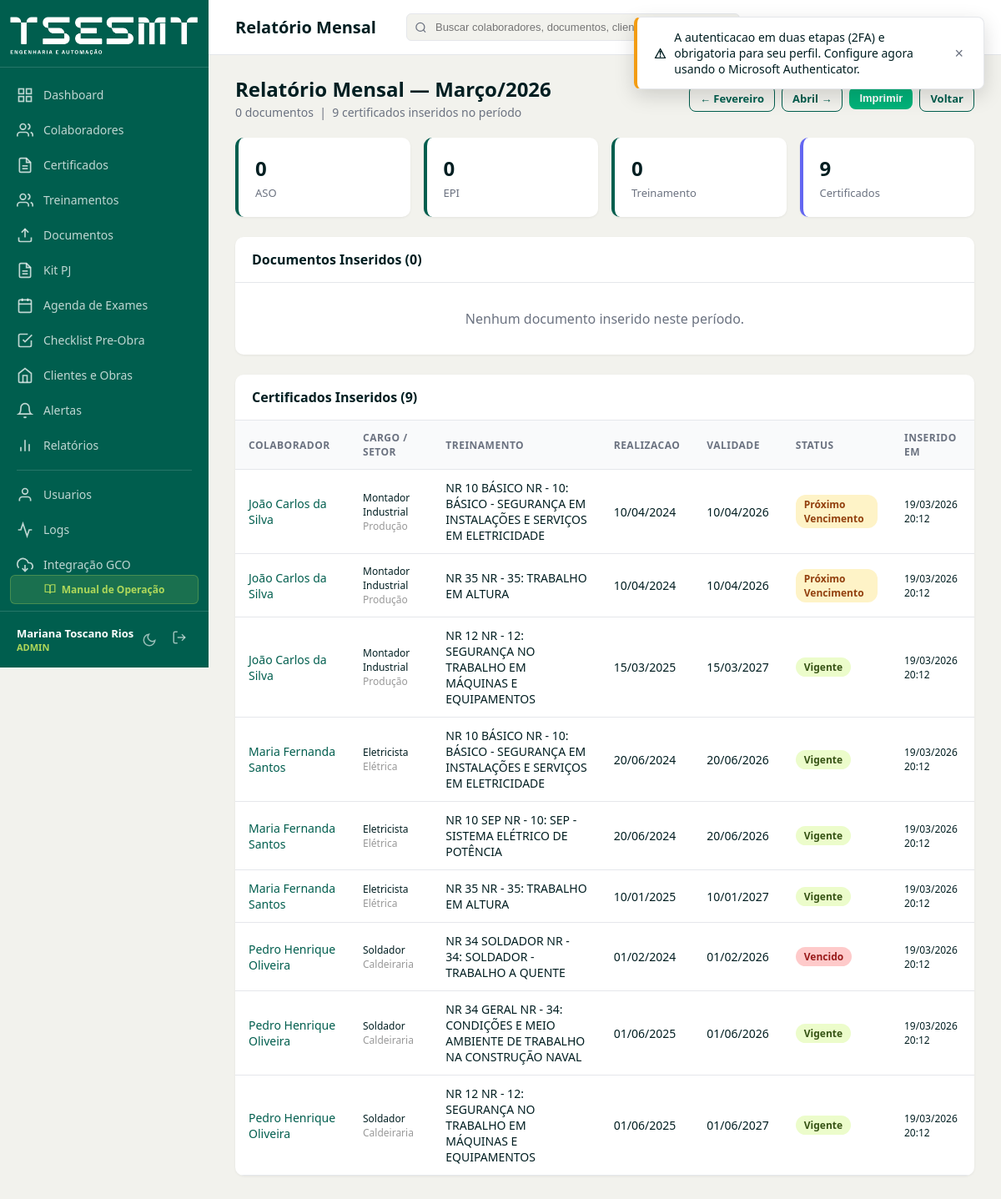
Screenshot of /relatorios/mensal?mes=3&ano=2026 (signed in) with the database file from the repository.
### tables this page shows
CREATE TABLE IF NOT EXISTS certificados (
    id INT AUTO_INCREMENT PRIMARY KEY,
    colaborador_id INT NOT NULL,
    tipo_certificado_id INT NOT NULL,
    data_realizacao DATE NOT NULL,
    data_emissao DATE NOT NULL,
    data_validade DATE NOT NULL,
    status ENUM('vigente','vencido','proximo_vencimento') NOT NULL DEFAULT 'vigente',
    criado_por INT NULL,
    criado_em DATETIME NOT NULL DEFAULT CURRENT_TIMESTAMP,
    atualizado_em DATETIME NOT NULL DEFAULT CURRENT_TIMESTAMP ON UPDATE CURRENT_TIMESTAMP,
     
    ministrante_id INT NULL,
     
    treinamento_id INT NULL,
     
    arquivo_assinado VARCHAR(500) NULL,
    assinado_em DATETIME NULL,
     
    excluido_em DATETIME NULL,
    FOREIGN KEY (colaborador_id) REFERENCES colaboradores(id) ON DELETE CASCADE,
    FOREIGN KEY (tipo_certificado_id) REFERENCES tipos_certificado(id) ON DELETE RESTRICT,
    FOREIGN KEY (criado_por) REFERENCES usuarios(id) ON DELETE SET NULL,
    INDEX idx_colaborador (colaborador_id),
    INDEX idx_tipo (tipo_certificado_id),
    INDEX idx_validade (data_validade),
    INDEX idx_status (status),
    INDEX idx_excluido_em (excluido_em)
);

CREATE TABLE IF NOT EXISTS colaboradores (
    id INT AUTO_INCREMENT PRIMARY KEY,
    nome_completo VARCHAR(200) NOT NULL,
    cpf_encrypted VARCHAR(255) NULL,
    cpf_hash VARCHAR(64) NULL UNIQUE,
    data_nascimento DATE NULL,
    telefone VARCHAR(20) NULL,
    email VARCHAR(150) NULL,
    matricula VARCHAR(50) NULL,
    cargo VARCHAR(100) NULL,
    funcao VARCHAR(100) NULL,
    setor VARCHAR(100) NULL,
    cliente_id INT NULL,
    obra_id INT NULL,
    data_admissao DATE NULL,
    data_demissao DATE NULL,
    status ENUM('ativo','inativo','afastado') NOT NULL DEFAULT 'ativo',
    unidade VARCHAR(100) NULL,
     
    excluido_em DATETIME NULL,
    criado_em DATETIME NOT NULL DEFAULT CURRENT_TIMESTAMP,
    atualizado_em DATETIME NOT NULL DEFAULT CURRENT_TIMESTAMP ON UPDATE CURRENT_TIMESTAMP,
    FOREIGN KEY (cliente_id) REFERENCES clientes(id) ON DELETE SET NULL,
    FOREIGN KEY (obra_id) REFERENCES obras(id) ON DELETE SET NULL,
    INDEX idx_nome (nome_completo),
    INDEX idx_status (status),
    INDEX idx_cliente (cliente_id),
    INDEX idx_obra (obra_id),
    INDEX idx_cpf_hash (cpf_hash),
    INDEX idx_excluido_em (excluido_em)
);

CREATE TABLE IF NOT EXISTS tipos_certificado (
    id INT AUTO_INCREMENT PRIMARY KEY,
    codigo VARCHAR(50) NOT NULL UNIQUE,
    titulo VARCHAR(500) NOT NULL,
    duracao VARCHAR(20) NOT NULL DEFAULT '8h',
    validade_meses INT NOT NULL DEFAULT 12,
    tem_anuencia TINYINT(1) NOT NULL DEFAULT 0,
    tem_diego TINYINT(1) NOT NULL DEFAULT 0,
    conteudo_no_verso TINYINT(1) NOT NULL DEFAULT 0,
    conteudo_programatico TEXT NULL,
    ativo TINYINT(1) NOT NULL DEFAULT 1,
    criado_em DATETIME NOT NULL DEFAULT CURRENT_TIMESTAMP,
    atualizado_em DATETIME NOT NULL DEFAULT CURRENT_TIMESTAMP ON UPDATE CURRENT_TIMESTAMP,
    INDEX idx_codigo (codigo)
);

### app/Views/relatorios/mensal.php (the view, shortened to what the rows shown need)
<?php
$nomesMes = ['1'=>'Janeiro','2'=>'Fevereiro','3'=>'Março','4'=>'Abril','5'=>'Maio','6'=>'Junho',
             '7'=>'Julho','8'=>'Agosto','9'=>'Setembro','10'=>'Outubro','11'=>'Novembro','12'=>'Dezembro'];
$nomeMes = $nomesMes[(string)$mes] ?? $mes;
$badgeStatus = [
    'vigente'            => 'badge-vigente',
    'proximo_vencimento' => 'badge-proximo',
    'vencido'            => 'badge-vencido',
    'obsoleto'           => 'badge-obsoleto',
];
$labelStatus = [
    'vigente'            => 'Vigente',
    'proximo_vencimento' => 'Próximo Vencimento',
    'vencido'            => 'Vencido',
    'obsoleto'           => 'Obsoleto',
];
?>
<div style="display:flex; justify-content:space-between; align-items:center; margin-bottom:20px; flex-wrap:wrap; gap:12px;">
    <div>
        <h2 style="margin:0;">Relatório Mensal — <?= $nomeMes ?>/<?= $ano ?></h2>
        <span style="color:var(--c-gray); font-size:14px;">
            <?= count($documentos) ?> documentos &nbsp;|&nbsp; <?= count($certificados) ?> certificados inseridos no período
        </span>
    </div>
    <div style="display:flex; gap:8px; align-items:center;">
        <?php
        $mesAnterior = $mes - 1; $anoAnterior = $ano;
        $mesSeguinte = $mes + 1; $anoSeguinte = $ano;
        ?>
        <a href="/relatorios/mensal?mes=<?= $mesAnterior ?>&ano=<?= $anoAnterior ?>" class="btn btn-outline btn-sm">&#8592; <?= $nomesMes[(string)$mesAnterior] ?></a>
        <?php if (!($mes == date('m') && $ano == date('Y'))): ?>
        <a href="/relatorios/mensal?mes=<?= $mesSeguinte ?>&ano=<?= $anoSeguinte ?>" class="btn btn-outline btn-sm"><?= $nomesMes[(string)$mesSeguinte] ?> &#8594;</a>
        <?php endif; ?>
        <button onclick="window.print()" class="btn btn-primary btn-sm">Imprimir</button>
        <a href="/relatorios" class="btn btn-outline btn-sm">Voltar</a>
    </div>
</div>
<div style="display:flex; gap:16px; margin-bottom:24px; flex-wrap:wrap;">
    <?php foreach (['aso'=>'ASO','epi'=>'EPI','treinamento'=>'Treinamento'] as $cat => $label): ?>
    <div class="card-stat" style="flex:1; min-width:120px; border-left:4px solid var(--c-primary);">
        <div class="card-stat-value" style="font-size:1.5rem;"><?= $resumoCategoria[$cat] ?? 0 ?></div>
        <div class="card-stat-label"><?= $label ?></div>
    </div>
    <?php endforeach; ?>
    <div class="card-stat" style="flex:1; min-width:120px; border-left:4px solid #6366f1;">
        <div class="card-stat-value" style="font-size:1.5rem;"><?= count($certificados) ?></div>
        <div class="card-stat-label">Certificados</div>
    </div>
</div>
<div class="table-container" style="margin-bottom:24px;">
    <div class="table-header" style="display:flex; justify-content:space-between; align-items:center;">
        <span class="table-title">Documentos Inseridos (<?= count($documentos) ?>)</span>
    </div>
    <?php if (empty($documentos)): ?>
    <div style="padding:32px; text-align:center; color:var(--c-gray);">Nenhum documento inserido neste período.</div>
    <?php endif; ?>
</div>
<div class="table-container">
    <div class="table-header">
        <span class="table-title">Certificados Inseridos (<?= count($certificados) ?>)</span>
    </div>
    <?php if (empty($certificados)): ?>
    <div style="padding:32px; text-align:center; color:var(--c-gray);">Nenhum certificado inserido neste período.</div>
    <?php else: ?>
    <table>
        <thead>
            <tr>
                <th>Colaborador</th>
                <th>Cargo / Setor</th>
                <th>Treinamento</th>
                <th>Realizacao</th>
                <th>Validade</th>
                <th>Status</th>
                <th>Inserido em</th>
            </tr>
        </thead>
        <tbody>
            <?php foreach ($certificados as $c): ?>
            <tr>
                <td style="color:var(--c-primary);"><?= htmlspecialchars($c['nome_completo']) ?></td>
                <td style="font-size:12px;"><?= htmlspecialchars($c['cargo'] ?? '-') ?><br><span style="color:#999;"><?= htmlspecialchars($c['setor'] ?? '') ?></span></td>
                <td><?= htmlspecialchars($c['tipo_codigo'] ?? '') ?> <?= htmlspecialchars($c['tipo_titulo'] ?? '') ?></td>
                <td><?= $c['data_realizacao'] ? date('d/m/Y', strtotime($c['data_realizacao'])) : '—' ?></td>
                <td><?= $c['data_validade'] ? date('d/m/Y', strtotime($c['data_validade'])) : '—' ?></td>
                <td><span class="badge <?= $badgeStatus[$c['status']] ?? '' ?>"><?= $labelStatus[$c['status']] ?? $c['status'] ?></span></td>
                <td style="font-size:12px;"><?= date('d/m/Y H:i', strtotime($c['criado_em'])) ?></td>
            </tr>
            <?php endforeach; ?>
        </tbody>
    </table>
    <?php endif; ?>
</div>

### app/Core/Router.php (shortened to what the rows shown need)
<?php
class Router
{
    private array $routes = [];
    private function addRoute(string $method, string $path, array $handler, array $middleware): void
    {
        $pattern = preg_replace('/\{(\w+)\}/', '(?P<$1>[^/]+)', $path);
        $pattern = '#^' . $pattern . '$#';
        $this->routes[] = [
            'method'     => $method,
            'pattern'    => $pattern,
            'handler'    => $handler,
            'middleware'  => $middleware,
        ];
    }
    public function dispatch(): void
    {
        $method = $_SERVER['REQUEST_METHOD'];
        $uri = parse_url($_SERVER['REQUEST_URI'], PHP_URL_PATH);
        $uri = rtrim($uri, '/') ?: '/';
        foreach ($this->routes as $route) {
            if ($route['method'] !== $method) {
                continue;
            }
            if (preg_match($route['pattern'], $uri, $matches)) {
                $params = array_filter($matches, 'is_string', ARRAY_FILTER_USE_KEY);
                [$controllerName, $action] = $route['handler'];
                $controller = new $controllerClass();
                call_user_func_array([$controller, $action], array_values($params));
                return;
            }
        }
    }
}

### rows the page displays
certificados: colaborador.nome_completo "João Carlos da Silva", colaborador.cargo "Montador Industrial", colaborador.setor "Produção", tipo_certificado.codigo "NR 10 BÁSICO", tipo_certificado.titulo "NR - 10: BÁSICO - SEGURANÇA EM INSTALAÇÕES E SERVIÇOS EM ELETRICIDADE", data_realizacao "10/04/2024", data_validade "10/04/2026", status "Próximo Vencimento", criado_em "19/03/2026 20:12"
certificados: colaborador.nome_completo "João Carlos da Silva", colaborador.cargo "Montador Industrial", colaborador.setor "Produção", tipo_certificado.codigo "NR 35", tipo_certificado.titulo "NR - 35: TRABALHO EM ALTURA", data_realizacao "10/04/2024", data_validade "10/04/2026", status "Próximo Vencimento", criado_em "19/03/2026 20:12"
certificados: colaborador.nome_completo "João Carlos da Silva", colaborador.cargo "Montador Industrial", colaborador.setor "Produção", tipo_certificado.codigo "NR 12", tipo_certificado.titulo "NR - 12: SEGURANÇA NO TRABALHO EM MÁQUINAS E EQUIPAMENTOS", data_realizacao "15/03/2025", data_validade "15/03/2027", status "Vigente", criado_em "19/03/2026 20:12"
certificados: colaborador.nome_completo "Maria Fernanda Santos", colaborador.cargo "Eletricista", colaborador.setor "Elétrica", tipo_certificado.codigo "NR 10 BÁSICO", tipo_certificado.titulo "NR - 10: BÁSICO - SEGURANÇA EM INSTALAÇÕES E SERVIÇOS EM ELETRICIDADE", data_realizacao "20/06/2024", data_validade "20/06/2026", status "Vigente", criado_em "19/03/2026 20:12"
certificados: colaborador.nome_completo "Maria Fernanda Santos", colaborador.cargo "Eletricista", colaborador.setor "Elétrica", tipo_certificado.codigo "NR 10 SEP", tipo_certificado.titulo "NR - 10: SEP - SISTEMA ELÉTRICO DE POTÊNCIA", data_realizacao "20/06/2024", data_validade "20/06/2026", status "Vigente", criado_em "19/03/2026 20:12"
certificados: colaborador.nome_completo "Maria Fernanda Santos", colaborador.cargo "Eletricista", colaborador.setor "Elétrica", tipo_certificado.codigo "NR 35", tipo_certificado.titulo "NR - 35: TRABALHO EM ALTURA", data_realizacao "10/01/2025", data_validade "10/01/2027", status "Vigente", criado_em "19/03/2026 20:12"
certificados: colaborador.nome_completo "Pedro Henrique Oliveira", colaborador.cargo "Soldador", colaborador.setor "Caldeiraria", tipo_certificado.codigo "NR 34 SOLDADOR", tipo_certificado.titulo "NR - 34: SOLDADOR - TRABALHO A QUENTE", data_realizacao "01/02/2024", data_validade "01/02/2026", status "Vencido", criado_em "19/03/2026 20:12"
certificados: colaborador.nome_completo "Pedro Henrique Oliveira", colaborador.cargo "Soldador", colaborador.setor "Caldeiraria", tipo_certificado.codigo "NR 34 GERAL", tipo_certificado.titulo "NR - 34: CONDIÇÕES E MEIO AMBIENTE DE TRABALHO NA CONSTRUÇÃO NAVAL", data_realizacao "01/06/2025", data_validade "01/06/2026", status "Vigente", criado_em "19/03/2026 20:12"
certificados: colaborador.nome_completo "Pedro Henrique Oliveira", colaborador.cargo "Soldador", colaborador.setor "Caldeiraria", tipo_certificado.codigo "NR 12", tipo_certificado.titulo "NR - 12: SEGURANÇA NO TRABALHO EM MÁQUINAS E EQUIPAMENTOS", data_realizacao "01/06/2025", data_validade "01/06/2027", status "Vigente", criado_em "19/03/2026 20:12"

### other values shown
count($documentos) "0"
count($certificados) "9"
$resumoCategoria[$cat] "0"
$label "ASO"
$label "EPI"
$label "Treinamento"
